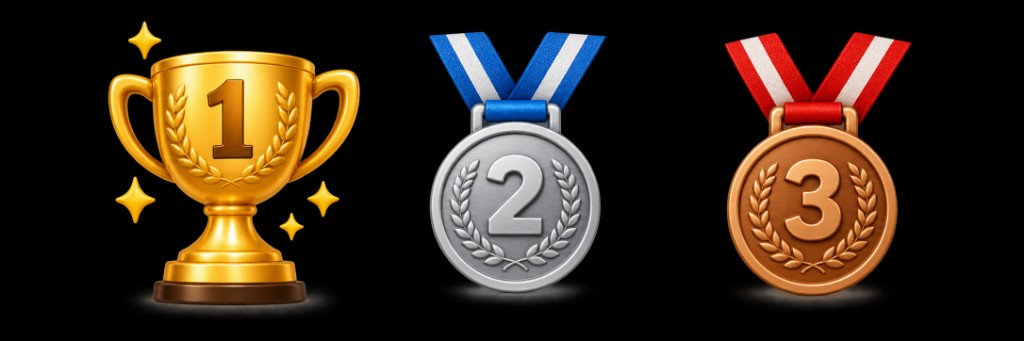
#> input picture images/brand/generated/trend-place-source.jpg, 1024 x 341 px
$ python build-trend-places.py
#> lines starting #> are read from the running program, lines starting #| are printed output that depends on the picture; after the words box and inside, x2 and y2 are one past the last pixel; in counts of white or black regions, pixels touching at a corner belong together
#!/usr/bin/env python3
"""Split the Trending Sekarang 1/2/3 place sheet into transparent WebPs.

Source is trophy + silver medal + bronze medal on black.
Only near-black pixels connected to the image edge become transparent.
"""
from collections import deque
from pathlib import Path

from PIL import Image, ImageFilter
import numpy as np

ROOT = Path(__file__).resolve().parents[1]
SRC = ROOT / "images/brand/generated/trend-place-source.jpg"
OUT_DIR = ROOT / "images/brand"
MAX_W = 200
WEBP_Q = 85
DARK = 22
FEATHER = 0.9
PAD = 8
# Gaps between the three icons (column occupancy of the source).
SPLITS = ((90, 380), (420, 620), (720, 920))


def edge_dark_mask(rgb: np.ndarray, dark: int) -> np.ndarray:
    h, w, _ = rgb.shape
    dark_px = (rgb.max(axis=2) <= dark)
    seen = np.zeros((h, w), dtype=bool)
    q = deque()

    def push(y, x):
        if 0 <= y < h and 0 <= x < w and dark_px[y, x] and not seen[y, x]:
            seen[y, x] = True
            q.append((y, x))

    for x in range(w):
        push(0, x)
        push(h - 1, x)
    for y in range(h):
        push(y, 0)
        push(y, w - 1)

    while q:
        y, x = q.popleft()
        for dy, dx in ((-1, 0), (1, 0), (0, -1), (0, 1)):
            push(y + dy, x + dx)
    return seen


def knockout(im: Image.Image) -> Image.Image:
    rgb = np.array(im.convert("RGB"))
    bg = edge_dark_mask(rgb, DARK)
    alpha = np.where(bg, 0, 255).astype("uint8")
    amask = Image.fromarray(alpha, "L").filter(ImageFilter.GaussianBlur(FEATHER))
    out = im.convert("RGBA")
    out.putalpha(amask)
    bbox = amask.getbbox()
    if not bbox:
        return out
    l, t, r, b = bbox
    w, h = out.size
    return out.crop((max(0, l - PAD), max(0, t - PAD), min(w, r + PAD), min(h, b + PAD)))


def resize_max_w(im: Image.Image, max_w: int) -> Image.Image:
    if im.width <= max_w:
        return im
    h = round(im.height * max_w / im.width)
    return im.resize((max_w, h), Image.Resampling.LANCZOS)


def save_webp(im: Image.Image, path: Path) -> None:
    im = resize_max_w(im, MAX_W)
    path.parent.mkdir(parents=True, exist_ok=True)
    im.save(path, "WEBP", quality=WEBP_Q, method=6)
    print(f"wrote {path.relative_to(ROOT)} {im.size}")


def main() -> None:
    full = Image.open(SRC)
#> full is the input picture: PIL image 1024x341 RGB; mean R, G, B 54.6, 40.4, 26.9
    h = full.size[1]
#> h = 341
    for i, (x0, x1) in enumerate(SPLITS, 1):
        cut = knockout(full.crop((x0, 0, x1, h)))
        save_webp(cut, OUT_DIR / f"trend-place-{i}.webp")
#> this loop made 3 passes
#> (l in knockout, t in knockout, r in knockout, b in knockout) on passes 1 to 3: (14, 18, 274, 319), (5, 28, 190, 306), (1, 28, 195, 310)
#> pass 1, in knockout, `rgb = np.array(im.convert("RGB"))`:
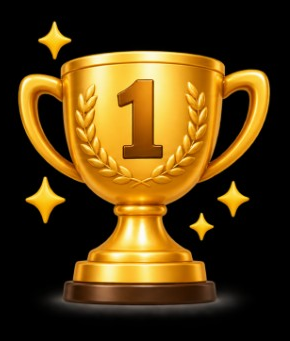
#> rgb: shape (341, 290, 3); mean R, G, B 82.9, 59.3, 17.5
#> pass 1, in edge_dark_mask, `dark_px = (rgb.max(axis=2) <= dark)`:
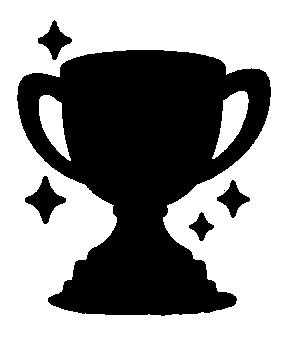
#> dark_px: shape (341, 290) bool; 57.9% white; 6 black regions (1 under 20 px), largest, box (x1, y1, x2, y2) and area: (17, 50, 271, 316) 39415, (25, 176, 66, 224) 814, (38, 20, 72, 60) 577, (217, 180, 250, 218) 524, (189, 212, 214, 241) 327
#> pass 1, in knockout, `bg = edge_dark_mask(rgb, DARK)`:
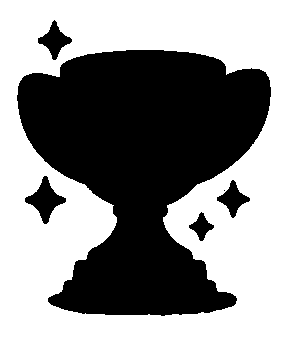
#> bg: shape (341, 290) bool; 55.5% white; 6 black regions (1 under 20 px), largest, box (x1, y1, x2, y2) and area: (17, 50, 271, 316) 41774, (25, 176, 66, 224) 814, (38, 20, 72, 60) 577, (217, 180, 250, 218) 524, (189, 212, 214, 241) 327
#> after the loop:
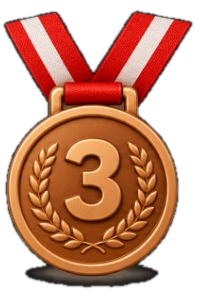
#> cut: PIL image 200x298 RGBA; mean R, G, B, A 107.2, 54.7, 32.9, 155.4; transparent parts drawn white


if __name__ == "__main__":
    main()
